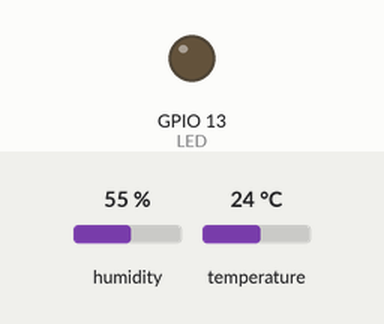
This sketch was run on a simulated ESP8266 (NodeMCU). Parts: output pins drawn as LEDs (lit = HIGH). Wiring (inferred from the names in the program): SHT3x sensor at I2C address 0x45. Inputs (shaded band) come from the test bench; at power-on: humidity 55 %, temperature 24 °C. WiFi joins after 1.5 s; servers stay silent unless stated; what the sketch prints to the serial monitor is not drawn.

Above: at 0.0 s.
At 1.2 s:
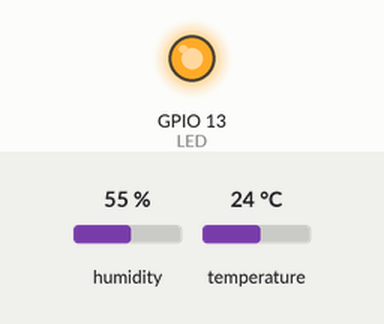
Timing chart, 0 to 3.1 s (numbered marks = the images above):
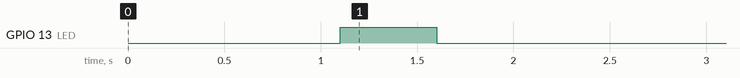

The sketch:

SHT31-_ThingSpeak.ino
```cpp
#include <ESP8266WiFi.h>
#include <ThingSpeak.h>
#include "AE_SHT31.h"

#define LED 13
#define SDA 4
#define SCL 5


#define PERIOD 30

// WiFi Connection
const char* ssid = "Weeyble01";
const char* password = "akiba2525";

WiFiClient client;

// SHT31のアドレスを設定
AE_SHT31 SHT31 = AE_SHT31(0x45, SDA, SCL);

// Vcc電圧を読み込めるように設定
ADC_MODE(ADC_VCC);

// ThingSpeak設定
const unsigned long myChannelNumber = 363115;
const char * myWriteAPIKey = "S9HFEY0EFHEVZ5V4";

void setup()
{
  Serial.begin(115200);
  delay(100);

  Serial.println("");
  Serial.println("SHT31 + ThingSpeak Test");

  pinMode(LED, OUTPUT);

  WiFi.mode(WIFI_STA);         // 子機モードに設定
  WiFi.begin(ssid, password);  // 親機(Access Point)に接続する

  int i = 0;
  while (WiFi.status() != WL_CONNECTED) { // 接続が完了するまでLEDを点滅させる
    delay(500);

    digitalWrite(LED, i++ % 2);
    Serial.print(".");
  }
  Serial.println("");

  digitalWrite(LED, LOW);
  Serial.println("WiFi connected");
  Serial.print("IP address: ");
  Serial.println(WiFi.localIP());

  // SHT31をソフトリセット
  SHT31.SoftReset();
  // 内蔵ヒーター 0:OFF 1:ON
  SHT31.Heater(0);
}

void loop()
{
  float temperature, humidity,vcc;
  // SHT31から温湿度データを取得
  SHT31.GetTempHum();
  temperature = SHT31.Temperature();
  humidity = SHT31.Humidity();
  // Vcc取得
  vcc = ESP.getVcc() / 1000.;

  digitalWrite(LED, HIGH);
  digitalWrite(LED, LOW);

 //センサーデータアップロード開始
  ThingSpeak.begin(client);

 //フィードに値を設定
  ThingSpeak.setField(1, temperature);
  ThingSpeak.setField(2, humidity);
  ThingSpeak.setField(3, vcc);

 //ThingSpeakに送信
  Serial.println();
  Serial.print("Write fields...");
  Serial.println("");
  ThingSpeak.writeFields(myChannelNumber, myWriteAPIKey);
  Serial.print("temperature: ");
  Serial.print(temperature);
  Serial.print("DegC,  humidity: ");
  Serial.print(humidity);
  Serial.println(" %");
  Serial.print(vcc);
  Serial.println(" vcc");
  Serial.println("done");

  delay(PERIOD * 1000);
}
```

AE_SHT31.cpp
```cpp
//---------------------------------------------------//
//  AKIZUKI DENSHI TSUSHO CO.,LTD.
//  Version 1.0  2017-06-20
//---------------------------------------------------//


#include "AE_SHT31.h"

AE_SHT31::AE_SHT31(uint8_t i2caddr, int sda, int scl) {
  _i2caddr = i2caddr;
  Wire.begin(sda, scl);
}

void AE_SHT31::i2c_write(uint16_t data)
{
  Wire.beginTransmission(_i2caddr);
  Wire.write(data>>8);
  Wire.write(data&0xFF);
  Wire.endTransmission();
}
void AE_SHT31::i2c_read(uint8_t data[],uint8_t num)
{
  Wire.requestFrom(_i2caddr,(uint8_t)num);
  while (Wire.available() != num);
  for (int i=0; i<num; i++) {
    data[i] = Wire.read();
  }
}

void AE_SHT31::BussReset(void)
{
  Wire.beginTransmission(_i2caddr);
  Wire.write(0x00);
  Wire.write(0x06);
  Wire.endTransmission();
}

void AE_SHT31::SoftReset(void)
{
  i2c_write(0x30A2);
  delay(500);
  i2c_write(0x3041);
  delay(500);
}

void AE_SHT31::Heater(uint8_t onoff)
{
  if(onoff==1)i2c_write(0x306D);
  else i2c_write(0x3066);
  delay(500);
}


uint16_t AE_SHT31::ReadStatus(void)
{
  uint8_t data[3];
  i2c_write(0xF32D);
  i2c_read(data,3);
  //Serial.println(data[0]<<8|data[1], HEX);
  return (data[0]<<8|data[1]);
}

void AE_SHT31::GetTempHum(void)
{
  uint8_t data[7];

  i2c_write(0x2400);
  delay(300);
  i2c_read(data,6);
  temperature = -45.0 + (175.0 * ((data[0] * 256) + data[1]) / 65535.0);
  humidity = (100.0 * ((data[3] * 256.0) + data[4])) / 65535.0;
  //Serial.println(temperature);
  //Serial.println(humidity);
}

float AE_SHT31::Temperature(void)
{
 return temperature;
}

float AE_SHT31::Humidity(void)
{
 return humidity;
}
```

AE_SHT31.h
```cpp
//---------------------------------------------------//
//  AKIZUKI DENSHI TSUSHO CO.,LTD.
//  Version 1.0  2017-06-20
//---------------------------------------------------//


#include "Arduino.h"
#include <Wire.h>

class AE_SHT31{
  public:
    AE_SHT31(uint8_t i2caddr, int sda, int scl);
    void BussReset(void);
    void SoftReset(void);
    void Heater(uint8_t onoff);
    uint16_t ReadStatus(void);
    void GetTempHum(void);
    float Temperature(void);
    float Humidity(void);
  private:
  	uint8_t _i2caddr;
    void i2c_write(uint16_t data);
    void i2c_read(uint8_t data[],uint8_t num);
    float humidity, temperature;
};
```
